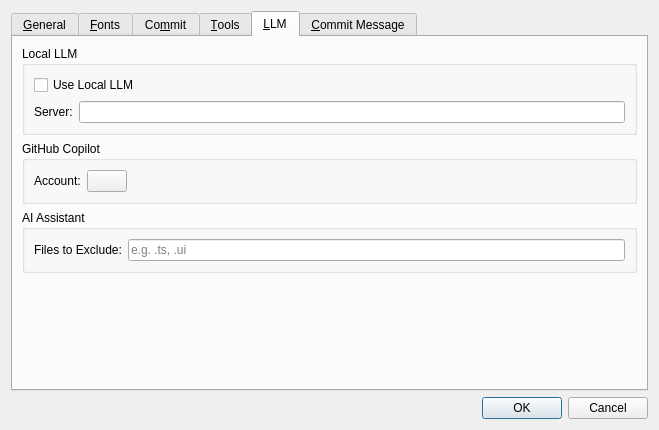
<?xml version="1.0" encoding="UTF-8"?>
<ui version="4.0">
 <class>Preferences</class>
 <widget class="QDialog" name="Preferences">
  <property name="geometry">
   <rect>
    <x>0</x>
    <y>0</y>
    <width>659</width>
    <height>430</height>
   </rect>
  </property>
  <property name="windowTitle">
   <string>Preferences</string>
  </property>
  <layout class="QVBoxLayout" name="verticalLayout_2">
   <item>
    <widget class="QTabWidget" name="tabWidget">
     <property name="currentIndex">
      <number>4</number>
     </property>
     <widget class="QWidget" name="tabGeneral">
      <attribute name="title">
       <string>&amp;General</string>
      </attribute>
      <layout class="QVBoxLayout" name="verticalLayout">
       <item>
        <widget class="QGroupBox" name="groupBox_6">
         <property name="title">
          <string>Application</string>
         </property>
         <layout class="QVBoxLayout" name="verticalLayout_5">
          <item>
           <widget class="QCheckBox" name="cbEsc">
            <property name="text">
             <string>&amp;Quit also via Esc key</string>
            </property>
           </widget>
          </item>
          <item>
           <widget class="QCheckBox" name="cbState">
            <property name="text">
             <string>&amp;Remember window state</string>
            </property>
           </widget>
          </item>
          <item>
           <layout class="QHBoxLayout" name="horizontalLayout_8">
            <item>
             <widget class="QCheckBox" name="cbCheckUpdates">
              <property name="text">
               <string>Check updates every</string>
              </property>
             </widget>
            </item>
            <item>
             <widget class="QSpinBox" name="sbDays">
              <property name="minimum">
               <number>1</number>
              </property>
             </widget>
            </item>
            <item>
             <widget class="QLabel" name="label_14">
              <property name="text">
               <string>day(s)</string>
              </property>
             </widget>
            </item>
            <item>
             <spacer name="horizontalSpacer_8">
              <property name="orientation">
               <enum>Qt::Orientation::Horizontal</enum>
              </property>
              <property name="sizeHint" stdset="0">
               <size>
                <width>40</width>
                <height>20</height>
               </size>
              </property>
             </spacer>
            </item>
           </layout>
          </item>
          <item>
           <layout class="QHBoxLayout" name="horizontalLayout_10">
            <item>
             <widget class="QLabel" name="label_18">
              <property name="text">
               <string>Color Schema</string>
              </property>
              <property name="buddy">
               <cstring>cbColorSchema</cstring>
              </property>
             </widget>
            </item>
            <item>
             <widget class="QComboBox" name="cbColorSchema"/>
            </item>
            <item>
             <spacer name="horizontalSpacer_9">
              <property name="orientation">
               <enum>Qt::Orientation::Horizontal</enum>
              </property>
              <property name="sizeHint" stdset="0">
               <size>
                <width>40</width>
                <height>20</height>
               </size>
              </property>
             </spacer>
            </item>
           </layout>
          </item>
          <item>
           <layout class="QHBoxLayout" name="horizontalLayout_15">
            <item>
             <widget class="QLabel" name="label_21">
              <property name="text">
               <string>Log Level</string>
              </property>
             </widget>
            </item>
            <item>
             <widget class="QComboBox" name="cbLogLevel"/>
            </item>
            <item>
             <spacer name="horizontalSpacer_12">
              <property name="orientation">
               <enum>Qt::Orientation::Horizontal</enum>
              </property>
              <property name="sizeHint" stdset="0">
               <size>
                <width>40</width>
                <height>20</height>
               </size>
              </property>
             </spacer>
            </item>
           </layout>
          </item>
          <item>
           <layout class="QHBoxLayout" name="horizontalLayout_9">
            <item>
             <widget class="QLabel" name="label_15">
              <property name="text">
               <string>Git:</string>
              </property>
             </widget>
            </item>
            <item>
             <widget class="QLineEdit" name="leGitPath"/>
            </item>
            <item>
             <widget class="QPushButton" name="btnChooseGit">
              <property name="text">
               <string>&amp;Browse</string>
              </property>
             </widget>
            </item>
           </layout>
          </item>
         </layout>
        </widget>
       </item>
       <item>
        <widget class="QGroupBox" name="groupBox_5">
         <property name="title">
          <string>Diff view</string>
         </property>
         <layout class="QVBoxLayout" name="verticalLayout_6">
          <item>
           <layout class="QHBoxLayout" name="horizontalLayout">
            <item>
             <widget class="QCheckBox" name="cbShowWhitespace">
              <property name="text">
               <string>&amp;Visualize whitespace</string>
              </property>
             </widget>
            </item>
            <item>
             <widget class="QLabel" name="label_10">
              <property name="text">
               <string>&amp;Tab size:</string>
              </property>
              <property name="buddy">
               <cstring>sbTabSize</cstring>
              </property>
             </widget>
            </item>
            <item>
             <widget class="QSpinBox" name="sbTabSize">
              <property name="minimum">
               <number>1</number>
              </property>
              <property name="maximum">
               <number>8</number>
              </property>
              <property name="value">
               <number>4</number>
              </property>
             </widget>
            </item>
            <item>
             <spacer name="horizontalSpacer">
              <property name="orientation">
               <enum>Qt::Orientation::Horizontal</enum>
              </property>
              <property name="sizeHint" stdset="0">
               <size>
                <width>40</width>
                <height>20</height>
               </size>
              </property>
             </spacer>
            </item>
           </layout>
          </item>
          <item>
           <layout class="QHBoxLayout" name="horizontalLayout_3">
            <item>
             <widget class="QLabel" name="label_11">
              <property name="text">
               <string>&amp;Ignore whitespace:</string>
              </property>
              <property name="buddy">
               <cstring>cbIgnoreWhitespace</cstring>
              </property>
             </widget>
            </item>
            <item>
             <widget class="QComboBox" name="cbIgnoreWhitespace">
              <item>
               <property name="text">
                <string>None</string>
               </property>
              </item>
              <item>
               <property name="text">
                <string>At end of line</string>
               </property>
              </item>
              <item>
               <property name="text">
                <string>All</string>
               </property>
              </item>
             </widget>
            </item>
            <item>
             <spacer name="horizontalSpacer_2">
              <property name="orientation">
               <enum>Qt::Orientation::Horizontal</enum>
              </property>
              <property name="sizeHint" stdset="0">
               <size>
                <width>40</width>
                <height>20</height>
               </size>
              </property>
             </spacer>
            </item>
           </layout>
          </item>
          <item>
           <widget class="QCheckBox" name="cbShowPC">
            <property name="text">
             <string>Show parent and child</string>
            </property>
           </widget>
          </item>
         </layout>
        </widget>
       </item>
      </layout>
     </widget>
     <widget class="QWidget" name="tabFonts">
      <attribute name="title">
       <string>&amp;Fonts</string>
      </attribute>
      <layout class="QVBoxLayout" name="verticalLayout_4">
       <item>
        <widget class="QGroupBox" name="groupBox_3">
         <property name="title">
          <string>Log view</string>
         </property>
         <layout class="QGridLayout" name="gridLayout_3">
          <item row="1" column="1">
           <widget class="QComboBox" name="cbSizeLog"/>
          </item>
          <item row="0" column="0">
           <widget class="QLabel" name="label_6">
            <property name="sizePolicy">
             <sizepolicy hsizetype="Fixed" vsizetype="Preferred">
              <horstretch>0</horstretch>
              <verstretch>0</verstretch>
             </sizepolicy>
            </property>
            <property name="text">
             <string>&amp;Family:</string>
            </property>
            <property name="buddy">
             <cstring>cbFamilyLog</cstring>
            </property>
           </widget>
          </item>
          <item row="1" column="0">
           <widget class="QLabel" name="label_7">
            <property name="text">
             <string>&amp;Size:</string>
            </property>
            <property name="buddy">
             <cstring>cbSizeLog</cstring>
            </property>
           </widget>
          </item>
          <item row="0" column="1">
           <widget class="QFontComboBox" name="cbFamilyLog"/>
          </item>
         </layout>
        </widget>
       </item>
       <item>
        <widget class="QGroupBox" name="groupBox_4">
         <property name="title">
          <string>Diff view</string>
         </property>
         <layout class="QGridLayout" name="gridLayout_4">
          <item row="0" column="1">
           <widget class="QFontComboBox" name="cbFamilyDiff"/>
          </item>
          <item row="1" column="0">
           <widget class="QLabel" name="label_9">
            <property name="text">
             <string>S&amp;ize:</string>
            </property>
            <property name="buddy">
             <cstring>cbSizeDiff</cstring>
            </property>
           </widget>
          </item>
          <item row="1" column="1">
           <widget class="QComboBox" name="cbSizeDiff"/>
          </item>
          <item row="0" column="0">
           <widget class="QLabel" name="label_8">
            <property name="sizePolicy">
             <sizepolicy hsizetype="Fixed" vsizetype="Preferred">
              <horstretch>0</horstretch>
              <verstretch>0</verstretch>
             </sizepolicy>
            </property>
            <property name="text">
             <string>F&amp;amily:</string>
            </property>
            <property name="buddy">
             <cstring>cbFamilyDiff</cstring>
            </property>
           </widget>
          </item>
         </layout>
        </widget>
       </item>
      </layout>
     </widget>
     <widget class="QWidget" name="tabSummary">
      <attribute name="title">
       <string>Co&amp;mmit</string>
      </attribute>
      <layout class="QVBoxLayout" name="verticalLayout_3">
       <item>
        <widget class="QGroupBox" name="groupBox">
         <property name="title">
          <string>Color</string>
         </property>
         <layout class="QGridLayout" name="gridLayout">
          <item row="1" column="1">
           <widget class="ColorWidget" name="colorB" native="true">
            <property name="sizePolicy">
             <sizepolicy hsizetype="Expanding" vsizetype="Preferred">
              <horstretch>0</horstretch>
              <verstretch>0</verstretch>
             </sizepolicy>
            </property>
            <property name="focusPolicy">
             <enum>Qt::FocusPolicy::StrongFocus</enum>
            </property>
           </widget>
          </item>
          <item row="1" column="0">
           <widget class="QLabel" name="label_2">
            <property name="text">
             <string>Branch &amp;B:</string>
            </property>
            <property name="buddy">
             <cstring>colorB</cstring>
            </property>
           </widget>
          </item>
          <item row="0" column="0">
           <widget class="QLabel" name="label">
            <property name="text">
             <string>Branch &amp;A:</string>
            </property>
            <property name="buddy">
             <cstring>colorA</cstring>
            </property>
           </widget>
          </item>
          <item row="0" column="1">
           <widget class="ColorWidget" name="colorA" native="true">
            <property name="sizePolicy">
             <sizepolicy hsizetype="Expanding" vsizetype="Preferred">
              <horstretch>0</horstretch>
              <verstretch>0</verstretch>
             </sizepolicy>
            </property>
            <property name="focusPolicy">
             <enum>Qt::FocusPolicy::StrongFocus</enum>
            </property>
           </widget>
          </item>
         </layout>
        </widget>
       </item>
       <item>
        <widget class="QGroupBox" name="groupBox_2">
         <property name="title">
          <string>Links</string>
         </property>
         <layout class="QVBoxLayout" name="verticalLayout_9">
          <item>
           <widget class="LinkEditWidget" name="linkEditWidget" native="true"/>
          </item>
          <item>
           <layout class="QHBoxLayout" name="horizontalLayout_4">
            <item>
             <widget class="QCheckBox" name="cbFallback">
              <property name="toolTip">
               <string>Use global settings when no match current setting</string>
              </property>
              <property name="text">
               <string>Fallbac&amp;k to Global</string>
              </property>
             </widget>
            </item>
            <item>
             <widget class="QPushButton" name="btnGlobal">
              <property name="text">
               <string>&amp;Edit Global</string>
              </property>
             </widget>
            </item>
            <item>
             <spacer name="horizontalSpacer_4">
              <property name="orientation">
               <enum>Qt::Orientation::Horizontal</enum>
              </property>
              <property name="sizeHint" stdset="0">
               <size>
                <width>40</width>
                <height>20</height>
               </size>
              </property>
             </spacer>
            </item>
           </layout>
          </item>
         </layout>
        </widget>
       </item>
       <item>
        <widget class="QGroupBox" name="groupBox_10">
         <property name="title">
          <string>Composite Mode</string>
         </property>
         <layout class="QHBoxLayout" name="horizontalLayout_5">
          <item>
           <widget class="QLabel" name="label_17">
            <property name="text">
             <string>Max Commits:</string>
            </property>
           </widget>
          </item>
          <item>
           <widget class="QComboBox" name="cbCommitSince"/>
          </item>
          <item>
           <spacer name="horizontalSpacer_5">
            <property name="orientation">
             <enum>Qt::Orientation::Horizontal</enum>
            </property>
            <property name="sizeHint" stdset="0">
             <size>
              <width>40</width>
              <height>20</height>
             </size>
            </property>
           </spacer>
          </item>
         </layout>
        </widget>
       </item>
      </layout>
     </widget>
     <widget class="QWidget" name="tabTools">
      <attribute name="title">
       <string>&amp;Tools</string>
      </attribute>
      <layout class="QVBoxLayout" name="verticalLayout_7">
       <item>
        <widget class="QGroupBox" name="groupBox_7">
         <property name="title">
          <string>Tools</string>
         </property>
         <layout class="QVBoxLayout" name="verticalLayout_8">
          <item>
           <widget class="QLabel" name="label_12">
            <property name="text">
             <string>You must add the tool to git config mergetool/difftool section to make it works.</string>
            </property>
           </widget>
          </item>
          <item>
           <widget class="QTableView" name="tableView">
            <property name="selectionBehavior">
             <enum>QAbstractItemView::SelectionBehavior::SelectRows</enum>
            </property>
           </widget>
          </item>
          <item>
           <layout class="QHBoxLayout" name="horizontalLayout_2">
            <item>
             <widget class="QPushButton" name="btnAdd">
              <property name="text">
               <string>&amp;Add</string>
              </property>
             </widget>
            </item>
            <item>
             <widget class="QPushButton" name="btnDelete">
              <property name="text">
               <string>&amp;Delete</string>
              </property>
             </widget>
            </item>
            <item>
             <spacer name="horizontalSpacer_6">
              <property name="orientation">
               <enum>Qt::Orientation::Horizontal</enum>
              </property>
              <property name="sizeHint" stdset="0">
               <size>
                <width>40</width>
                <height>20</height>
               </size>
              </property>
             </spacer>
            </item>
            <item>
             <widget class="QLabel" name="lbConfigImgDiff">
              <property name="text">
               <string>&lt;a href='#config'&gt;Config imgdiff as tool for diff or merge&lt;/a&gt;</string>
              </property>
             </widget>
            </item>
           </layout>
          </item>
          <item>
           <widget class="QGroupBox" name="groupBox_8">
            <property name="title">
             <string>Diff</string>
            </property>
            <layout class="QHBoxLayout" name="horizontalLayout_6">
             <property name="spacing">
              <number>3</number>
             </property>
             <property name="leftMargin">
              <number>3</number>
             </property>
             <property name="topMargin">
              <number>3</number>
             </property>
             <property name="rightMargin">
              <number>3</number>
             </property>
             <property name="bottomMargin">
              <number>3</number>
             </property>
             <item>
              <widget class="QLabel" name="label_3">
               <property name="text">
                <string>Name:</string>
               </property>
              </widget>
             </item>
             <item>
              <widget class="QComboBox" name="cbDiffName">
               <property name="toolTip">
                <string>Specify diff tool name or choose default one</string>
               </property>
               <property name="editable">
                <bool>true</bool>
               </property>
               <property name="currentIndex">
                <number>-1</number>
               </property>
               <property name="insertPolicy">
                <enum>QComboBox::InsertPolicy::NoInsert</enum>
               </property>
               <item>
                <property name="text">
                 <string notr="true">opendiff</string>
                </property>
               </item>
               <item>
                <property name="text">
                 <string notr="true">kdiff3</string>
                </property>
               </item>
               <item>
                <property name="text">
                 <string notr="true">tkdiff</string>
                </property>
               </item>
               <item>
                <property name="text">
                 <string notr="true">xxdiff</string>
                </property>
               </item>
               <item>
                <property name="text">
                 <string notr="true">meld</string>
                </property>
               </item>
               <item>
                <property name="text">
                 <string notr="true">kompare</string>
                </property>
               </item>
               <item>
                <property name="text">
                 <string notr="true">gvimdiff</string>
                </property>
               </item>
               <item>
                <property name="text">
                 <string notr="true">diffuse</string>
                </property>
               </item>
               <item>
                <property name="text">
                 <string notr="true">diffmerge</string>
                </property>
               </item>
               <item>
                <property name="text">
                 <string notr="true">ecmerge</string>
                </property>
               </item>
               <item>
                <property name="text">
                 <string notr="true">p4merge</string>
                </property>
               </item>
               <item>
                <property name="text">
                 <string notr="true">araxis</string>
                </property>
               </item>
               <item>
                <property name="text">
                 <string notr="true">bc</string>
                </property>
               </item>
               <item>
                <property name="text">
                 <string notr="true">codecompare</string>
                </property>
               </item>
               <item>
                <property name="text">
                 <string notr="true">smerge</string>
                </property>
               </item>
               <item>
                <property name="text">
                 <string notr="true">emerge</string>
                </property>
               </item>
              </widget>
             </item>
             <item>
              <spacer name="horizontalSpacer_3">
               <property name="orientation">
                <enum>Qt::Orientation::Horizontal</enum>
               </property>
               <property name="sizeType">
                <enum>QSizePolicy::Policy::Fixed</enum>
               </property>
               <property name="sizeHint" stdset="0">
                <size>
                 <width>10</width>
                 <height>20</height>
                </size>
               </property>
              </spacer>
             </item>
             <item>
              <widget class="QLabel" name="label_4">
               <property name="text">
                <string>Command:</string>
               </property>
              </widget>
             </item>
             <item>
              <widget class="QLineEdit" name="leDiffCmd">
               <property name="toolTip">
                <string>The command line and arguments, for example:
imgdiff &quot;$LOCAL&quot; &quot;$REMOTE&quot;</string>
               </property>
              </widget>
             </item>
            </layout>
           </widget>
          </item>
          <item>
           <widget class="QGroupBox" name="groupBox_9">
            <property name="title">
             <string>Merge</string>
            </property>
            <layout class="QHBoxLayout" name="horizontalLayout_7">
             <property name="spacing">
              <number>3</number>
             </property>
             <property name="leftMargin">
              <number>3</number>
             </property>
             <property name="topMargin">
              <number>3</number>
             </property>
             <property name="rightMargin">
              <number>3</number>
             </property>
             <property name="bottomMargin">
              <number>3</number>
             </property>
             <item>
              <widget class="QLabel" name="label_5">
               <property name="text">
                <string>Name:</string>
               </property>
              </widget>
             </item>
             <item>
              <widget class="QComboBox" name="cbMergeName">
               <property name="toolTip">
                <string>Specify merge tool name or choose default one</string>
               </property>
               <property name="editable">
                <bool>true</bool>
               </property>
               <property name="currentIndex">
                <number>-1</number>
               </property>
               <property name="insertPolicy">
                <enum>QComboBox::InsertPolicy::NoInsert</enum>
               </property>
               <item>
                <property name="text">
                 <string notr="true">opendiff</string>
                </property>
               </item>
               <item>
                <property name="text">
                 <string notr="true">kdiff3</string>
                </property>
               </item>
               <item>
                <property name="text">
                 <string notr="true">tkdiff</string>
                </property>
               </item>
               <item>
                <property name="text">
                 <string notr="true">xxdiff</string>
                </property>
               </item>
               <item>
                <property name="text">
                 <string notr="true">meld</string>
                </property>
               </item>
               <item>
                <property name="text">
                 <string notr="true">tortoisemerge</string>
                </property>
               </item>
               <item>
                <property name="text">
                 <string notr="true">gvimdiff</string>
                </property>
               </item>
               <item>
                <property name="text">
                 <string notr="true">diffuse</string>
                </property>
               </item>
               <item>
                <property name="text">
                 <string notr="true">diffmerge</string>
                </property>
               </item>
               <item>
                <property name="text">
                 <string notr="true">ecmerge</string>
                </property>
               </item>
               <item>
                <property name="text">
                 <string notr="true">p4merge</string>
                </property>
               </item>
               <item>
                <property name="text">
                 <string notr="true">araxis</string>
                </property>
               </item>
               <item>
                <property name="text">
                 <string notr="true">bc</string>
                </property>
               </item>
               <item>
                <property name="text">
                 <string notr="true">codecompare</string>
                </property>
               </item>
               <item>
                <property name="text">
                 <string notr="true">smerge</string>
                </property>
               </item>
               <item>
                <property name="text">
                 <string notr="true">emerge</string>
                </property>
               </item>
              </widget>
             </item>
             <item>
              <spacer name="horizontalSpacer_7">
               <property name="orientation">
                <enum>Qt::Orientation::Horizontal</enum>
               </property>
               <property name="sizeType">
                <enum>QSizePolicy::Policy::Fixed</enum>
               </property>
               <property name="sizeHint" stdset="0">
                <size>
                 <width>10</width>
                 <height>20</height>
                </size>
               </property>
              </spacer>
             </item>
             <item>
              <widget class="QLabel" name="label_13">
               <property name="text">
                <string>Command:</string>
               </property>
              </widget>
             </item>
             <item>
              <widget class="QLineEdit" name="leMergeCmd">
               <property name="toolTip">
                <string>The command line and arguments, for example:
imgdiff &quot;$BASE&quot; &quot;$LOCAL&quot; &quot;$REMOTE&quot; -o &quot;$MERGED&quot;</string>
               </property>
              </widget>
             </item>
            </layout>
           </widget>
          </item>
         </layout>
        </widget>
       </item>
      </layout>
     </widget>
     <widget class="QWidget" name="tabLLM">
      <attribute name="title">
       <string>&amp;LLM</string>
      </attribute>
      <layout class="QVBoxLayout" name="verticalLayout_11">
       <item>
        <widget class="QGroupBox" name="groupBox_13">
         <property name="title">
          <string>Local LLM</string>
         </property>
         <layout class="QVBoxLayout" name="verticalLayout_12">
          <item>
           <widget class="QCheckBox" name="cbUseLocalLLM">
            <property name="text">
             <string>Use Local LLM</string>
            </property>
           </widget>
          </item>
          <item>
           <layout class="QHBoxLayout" name="horizontalLayout_13">
            <item>
             <widget class="QLabel" name="label_16">
              <property name="text">
               <string>Server:</string>
              </property>
             </widget>
            </item>
            <item>
             <widget class="QLineEdit" name="leServerUrl"/>
            </item>
           </layout>
          </item>
         </layout>
        </widget>
       </item>
       <item>
        <widget class="QGroupBox" name="groupBox_14">
         <property name="title">
          <string>GitHub Copilot</string>
         </property>
         <layout class="QVBoxLayout" name="verticalLayout_15">
          <item>
           <layout class="QHBoxLayout" name="horizontalLayout_14">
            <item>
             <widget class="QLabel" name="label_20">
              <property name="text">
               <string>Account:</string>
              </property>
             </widget>
            </item>
            <item>
             <widget class="QPushButton" name="btnGithubCopilot">
              <property name="text">
               <string/>
              </property>
             </widget>
            </item>
            <item>
             <spacer name="horizontalSpacer_11">
              <property name="orientation">
               <enum>Qt::Orientation::Horizontal</enum>
              </property>
              <property name="sizeHint" stdset="0">
               <size>
                <width>40</width>
                <height>20</height>
               </size>
              </property>
             </spacer>
            </item>
           </layout>
          </item>
         </layout>
        </widget>
       </item>
       <item>
        <widget class="QGroupBox" name="groupBox_15">
         <property name="title">
          <string>AI Assistant</string>
         </property>
         <layout class="QVBoxLayout" name="verticalLayout_16">
          <item>
           <layout class="QHBoxLayout" name="horizontalLayout_16">
            <item>
             <widget class="QLabel" name="label_22">
              <property name="text">
               <string>Files to Exclude:</string>
              </property>
             </widget>
            </item>
            <item>
             <widget class="QLineEdit" name="leExcludedFiles">
              <property name="toolTip">
               <string>Specify the file extensions to exclude for code review or generate commit message</string>
              </property>
              <property name="placeholderText">
               <string>e.g. .ts, .ui</string>
              </property>
             </widget>
            </item>
           </layout>
          </item>
         </layout>
        </widget>
       </item>
       <item>
        <spacer name="verticalSpacer">
         <property name="orientation">
          <enum>Qt::Orientation::Vertical</enum>
         </property>
         <property name="sizeHint" stdset="0">
          <size>
           <width>20</width>
           <height>40</height>
          </size>
         </property>
        </spacer>
       </item>
      </layout>
     </widget>
     <widget class="QWidget" name="tabCommitMessage">
      <attribute name="title">
       <string>&amp;Commit Message</string>
      </attribute>
      <layout class="QVBoxLayout" name="verticalLayout_10">
       <item>
        <widget class="QGroupBox" name="groupBox_11">
         <property name="title">
          <string>Commit &amp;Message</string>
         </property>
         <layout class="QVBoxLayout" name="verticalLayout_13">
          <item>
           <widget class="QCheckBox" name="cbIgnoreComment">
            <property name="text">
             <string>Ignore comment line</string>
            </property>
           </widget>
          </item>
          <item>
           <widget class="QCheckBox" name="cbTab">
            <property name="text">
             <string>Tab to next group</string>
            </property>
           </widget>
          </item>
          <item>
           <layout class="QHBoxLayout" name="horizontalLayout_11">
            <item>
             <widget class="QLabel" name="label_19">
              <property name="text">
               <string>Group Chars:</string>
              </property>
             </widget>
            </item>
            <item>
             <widget class="QLineEdit" name="leGroupChars">
              <property name="toolTip">
               <string>Each pair separate by space, such as `() []`</string>
              </property>
             </widget>
            </item>
           </layout>
          </item>
         </layout>
        </widget>
       </item>
       <item>
        <widget class="QGroupBox" name="groupBox_12">
         <property name="title">
          <string>Commit &amp;Action</string>
         </property>
         <layout class="QVBoxLayout" name="verticalLayout_14">
          <item>
           <widget class="QTableView" name="tvActions">
            <property name="selectionBehavior">
             <enum>QAbstractItemView::SelectionBehavior::SelectRows</enum>
            </property>
           </widget>
          </item>
          <item>
           <layout class="QHBoxLayout" name="horizontalLayout_12">
            <item>
             <widget class="QPushButton" name="btnAddAction">
              <property name="text">
               <string>Add</string>
              </property>
             </widget>
            </item>
            <item>
             <widget class="QPushButton" name="btnDelAction">
              <property name="text">
               <string>Delete</string>
              </property>
             </widget>
            </item>
            <item>
             <spacer name="horizontalSpacer_10">
              <property name="orientation">
               <enum>Qt::Orientation::Horizontal</enum>
              </property>
              <property name="sizeHint" stdset="0">
               <size>
                <width>40</width>
                <height>20</height>
               </size>
              </property>
             </spacer>
            </item>
           </layout>
          </item>
         </layout>
        </widget>
       </item>
      </layout>
     </widget>
    </widget>
   </item>
   <item>
    <widget class="QDialogButtonBox" name="buttonBox">
     <property name="orientation">
      <enum>Qt::Orientation::Horizontal</enum>
     </property>
     <property name="standardButtons">
      <set>QDialogButtonBox::StandardButton::Cancel|QDialogButtonBox::StandardButton::Ok</set>
     </property>
    </widget>
   </item>
  </layout>
 </widget>
 <customwidgets>
  <customwidget>
   <class>ColorWidget</class>
   <extends>QWidget</extends>
   <header>colorwidget.h</header>
   <container>1</container>
  </customwidget>
  <customwidget>
   <class>LinkEditWidget</class>
   <extends>QWidget</extends>
   <header>linkeditwidget.h</header>
   <container>1</container>
  </customwidget>
 </customwidgets>
 <tabstops>
  <tabstop>btnAdd</tabstop>
  <tabstop>tableView</tabstop>
  <tabstop>cbSizeDiff</tabstop>
  <tabstop>colorA</tabstop>
  <tabstop>colorB</tabstop>
  <tabstop>buttonBox</tabstop>
  <tabstop>cbEsc</tabstop>
  <tabstop>cbState</tabstop>
  <tabstop>cbShowWhitespace</tabstop>
  <tabstop>sbTabSize</tabstop>
  <tabstop>cbIgnoreWhitespace</tabstop>
  <tabstop>cbFamilyDiff</tabstop>
  <tabstop>cbFamilyLog</tabstop>
  <tabstop>cbSizeLog</tabstop>
 </tabstops>
 <resources/>
 <connections>
  <connection>
   <sender>buttonBox</sender>
   <signal>rejected()</signal>
   <receiver>Preferences</receiver>
   <slot>reject()</slot>
   <hints>
    <hint type="sourcelabel">
     <x>316</x>
     <y>260</y>
    </hint>
    <hint type="destinationlabel">
     <x>286</x>
     <y>274</y>
    </hint>
   </hints>
  </connection>
 </connections>
</ui>
